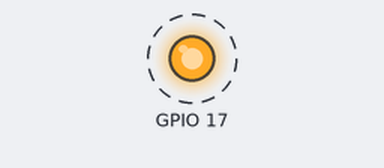
Bench run of a program on a simulated Raspberry Pi (BCM pin numbers). Parts: output pins drawn as LEDs (lit = HIGH). Dashed ring = blinking.

Above: at 0.5 s.
Timing chart, 0 to 4.6 s (numbered marks = the images above):
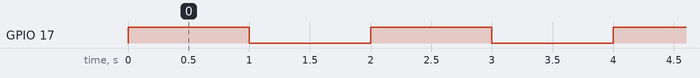

The program:

a-main_BCM.py
```python
import RPi.GPIO as GPIO
from time import sleep


GPIO.setwarnings(False)
GPIO.setmode(GPIO.BCM)
GPIO.setup(17, GPIO.OUT, initial=GPIO.LOW)

while True:
    GPIO.output(17, True)
    sleep(1)
    GPIO.output(17, False)
    sleep(1)
```

Measured:
- by itself, GPIO 17: alternates HIGH for 1.0 s and LOW for 1.0 s
